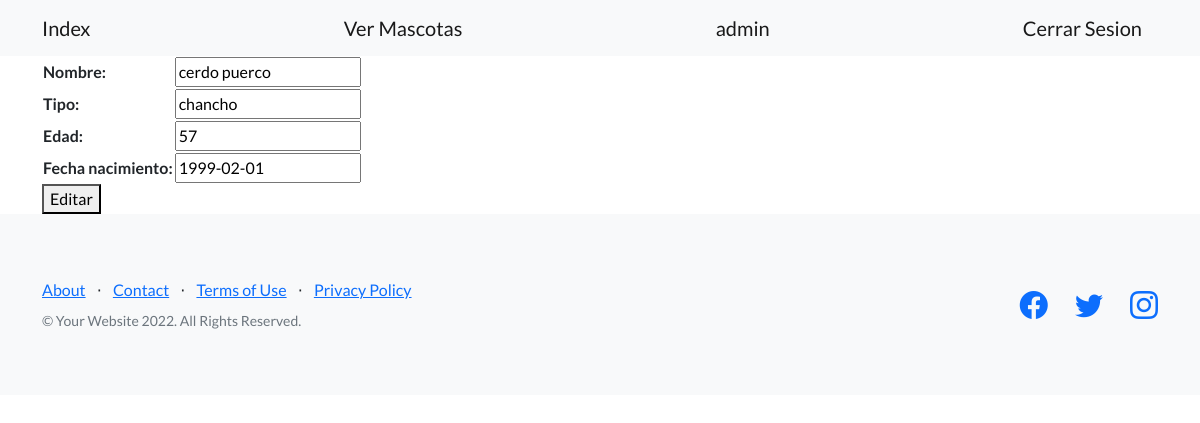
Before: /avanzado/mascotas/editar/2 (signed in) with the older database file.
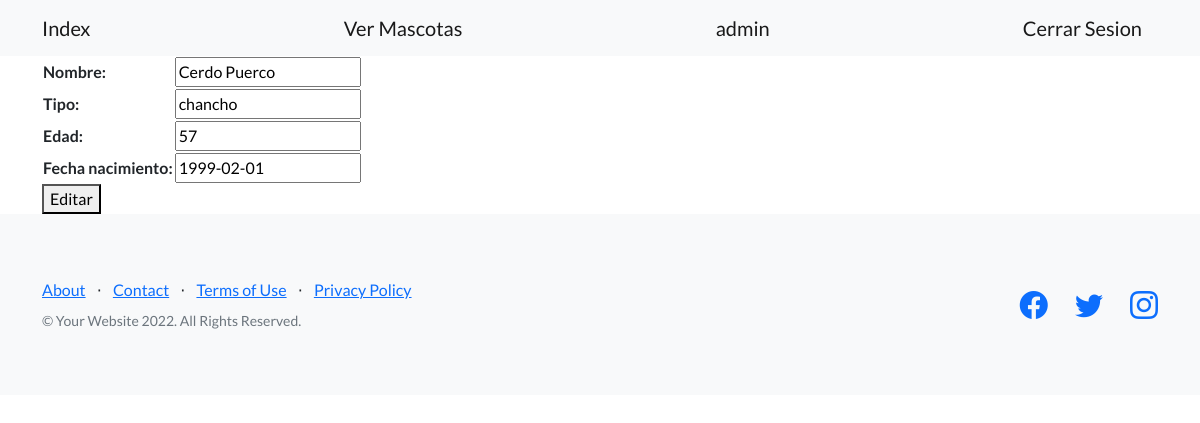
After: the same page with the newer database file.
### avanzado/models.py (models this page shows, shortened)
class Mascota(models.Model):
    nombre = models.CharField(max_length=20)
    tipo  = models.CharField(max_length=20)
    edad = models.IntegerField()
    fecha_nacimiento = models.DateField()

### avanzado/views.py (the view)
# urls.py: path('mascotas/editar/<int:pk>', views.EditarMascota.as_view(), name='editar_mascota'),
class EditarMascota(LoginRequiredMixin, UpdateView):
    model  = Mascota
    success_url = '/avanzado/mascotas/'
    template_name = 'avanzado/editar_mascota_cbv.html'
    fields = ['nombre', 'tipo', 'edad', 'fecha_nacimiento']

### avanzado/templates/avanzado/editar_mascota_cbv.html (shortened to what this page needs)
{% extends 'padres/base.html' %}
{% block mi_contenido %}
<form action={% url 'editar_mascota' mascota.id %} method="POST">
    <table>
        {{form}}
    </table>
    <button>Editar</button>
</form>
{% endblock mi_contenido %}

Changed rows visible on the page:
changed Mascota "chancho": nombre "cerdo puerco" → "Cerdo Puerco"
